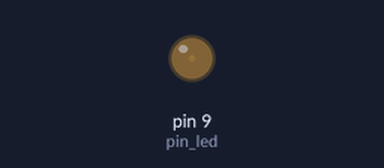
Bench run of a sketch on a simulated Arduino Uno, built with avr-gcc and run on an emulated ATmega328P. Parts: output pins drawn as LEDs (lit = HIGH).

Above: at 0.05 s.
At 0.65 s:
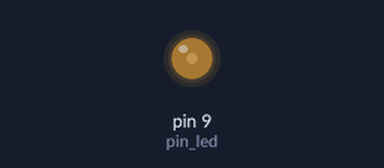
At 1.3 s:
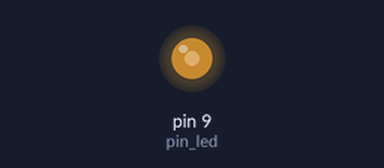
At 2.55 s:
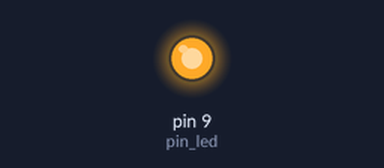
Timing chart, 0 to 5.9 s (numbered marks = the images above):
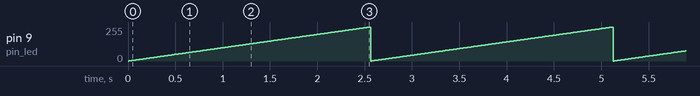

The sketch:

led_analog.ino
```cpp
const int pin_led = 9;

void setup() {
  pinMode(pin_led, OUTPUT);
}

void loop() {
  for(int i=0;i<256;i++){
  	analogWrite(pin_led,i);
    delay(10);
  }
}
```

Measured:
- by itself, pin 9 (pin_led): ramps from 0/255 to 255/255 and jumps back, once every 2.6 s
